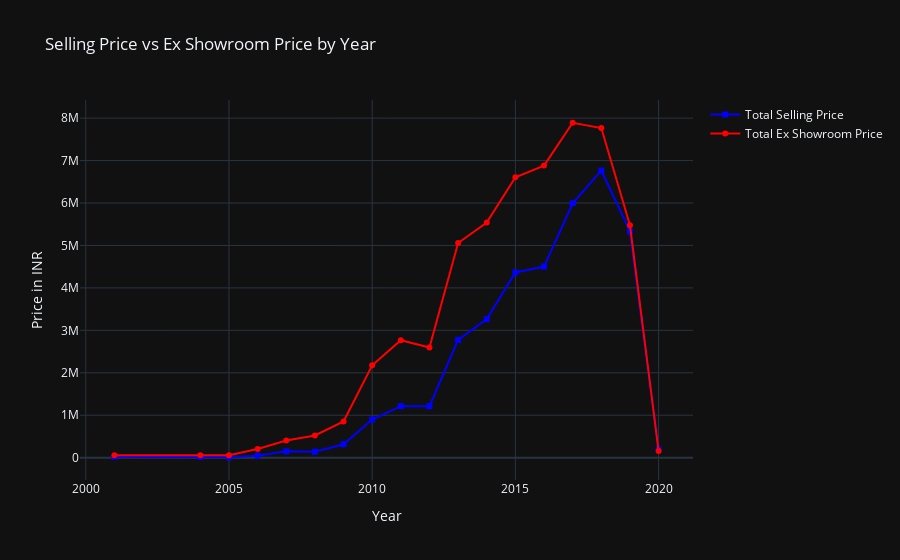

Notebook code cell kept with this figure:
### Code cell
trace1 = go.Scatter(
    x = year_sales.index,
    y = year_sales['Selling_Price'],
    mode = 'lines+markers',
    name = 'Total Selling Price',
    line = dict(color='blue'),
    marker = dict(symbol = 'square', size = 6)
)
trace2 = go.Scatter(
    x = year_sales.index,
    y = year_sales['Ex_Showroom_Price'],
    mode = 'lines+markers',
    name = 'Total Ex Showroom Price',
    line = dict(color='red'),
    marker = dict(symbol='circle', size=6)
)
layout = go.Layout(
    title = 'Selling Price vs Ex Showroom Price by Year',
    xaxis = dict(title='Year'),
    yaxis = dict(title='Price in INR'),
    showlegend = True,
    template = 'plotly_dark'
)
fig = go.Figure(data = [trace1, trace2], layout = layout)
fig.show()

### Figure 1 — Plotly figure (JSON) as saved in the notebook; plotly's stock layout.template omitted (floating-point values rounded to 4 significant figures)
{"data": [{"line": {"color": "blue"}, "marker": {"size": 6, "symbol": "square"}, "mode": "lines+markers", "name": "Total Selling Price", "type": "scatter", "x": [2001, 2004, 2005, 2006, 2007, 2008, 2009, 2010, 2011, 2012, 2013, 2014, 2015, 2016, 2017, 2018, 2019, 2020], "y": [20000, 18000, 10000, 46000, 149900, 139100, 317000, 897600, 1214000, 1213988, 2774500, 3263900, 4364000, 4502185, 5995000, 6763500, 5334000, 190000]}, {"line": {"color": "red"}, "marker": {"size": 6, "symbol": "circle"}, "mode": "lines+markers", "name": "Total Ex Showroom Price", "type": "scatter", "x": [2001, 2004, 2005, 2006, 2007, 2008, 2009, 2010, 2011, 2012, 2013, 2014, 2015, 2016, 2017, 2018, 2019, 2020], "y": [54852, 54852, 54852, 204658, 404294, 522227, 852189, 2176050, 2768388, 2594741, 5058105, 5541270, 6605062, 6881753, 7891017, 7766286, 5475819, 155740]}], "layout": {"showlegend": true, "title": {"text": "Selling Price vs Ex Showroom Price by Year"}, "xaxis": {"title": {"text": "Year"}}, "yaxis": {"title": {"text": "Price in INR"}}}}
